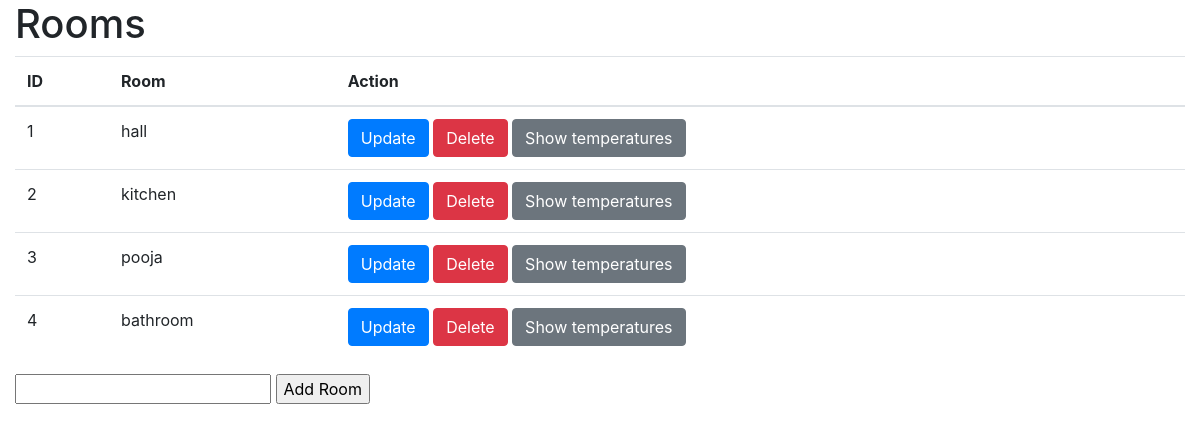
Screenshot of /rooms with the database file from the repository.
### app.py (models this page shows, shortened)
class Rooms(db.Model):
    id = db.Column(db.Integer,primary_key=True)
    room_name = db.Column(db.String(200),nullable=False, unique=True)
    date = db.Column(db.DateTime, default=datetime.utcnow)
    room_id = db.relationship('Temperatures', cascade='all,delete' ,backref='rooms')

### app.py (the view)
@app.route("/rooms", methods=['GET'])
def get_rooms():
    if request.method == "GET":
        rooms = Rooms.query.order_by(Rooms.date).all()
        return render_template('index.html',rooms=rooms)

### templates/index.html (shortened to what this page needs)
{% extends 'base.html' %}
{% block body %}
<div class="container-fluid">
    <h1>Rooms</h1>
    {% if rooms|length < 1 %}
    <h4>No Rooms available</h4>
    {% else %}
    <table class="table styled-table">
        <thead>
            <tr>
                <th>ID</th>
                <th>Room</th>
                <th>Action</th>
            </tr>
        </thead>
        <tbody>
            {% for room in rooms %}
            <tr>
                <td>{{ room.id }}</td>
                <td>{{ room.room_name }}</td>
                <td>
                    <a href="/rooms/update/{{ room.id }}" class="btn btn-primary">Update</a>
                    <a href="/rooms/delete/{{ room.id }}" class="btn btn-danger">Delete</a>
                    <a href="/temperatures/room/{{ room.id }}" class="btn btn-secondary">Show temperatures</a>
                </td>
            </tr>
            {% endfor %}
        </tbody>
    </table>
    {% endif %}
        <form class="form" action="{{ url_for('add_room') }}" method="POST">
            <input class="add_text_input" type="text" name="room_name" id="room_name">
            <input class="add_btn_input" type="submit" value="Add Room">
        </form>
    </div>
{% endblock %}

### rows the page displays
Rooms: id "1", room_name "hall"
Rooms: id "2", room_name "kitchen"
Rooms: id "3", room_name "pooja"
Rooms: id "4", room_name "bathroom"
